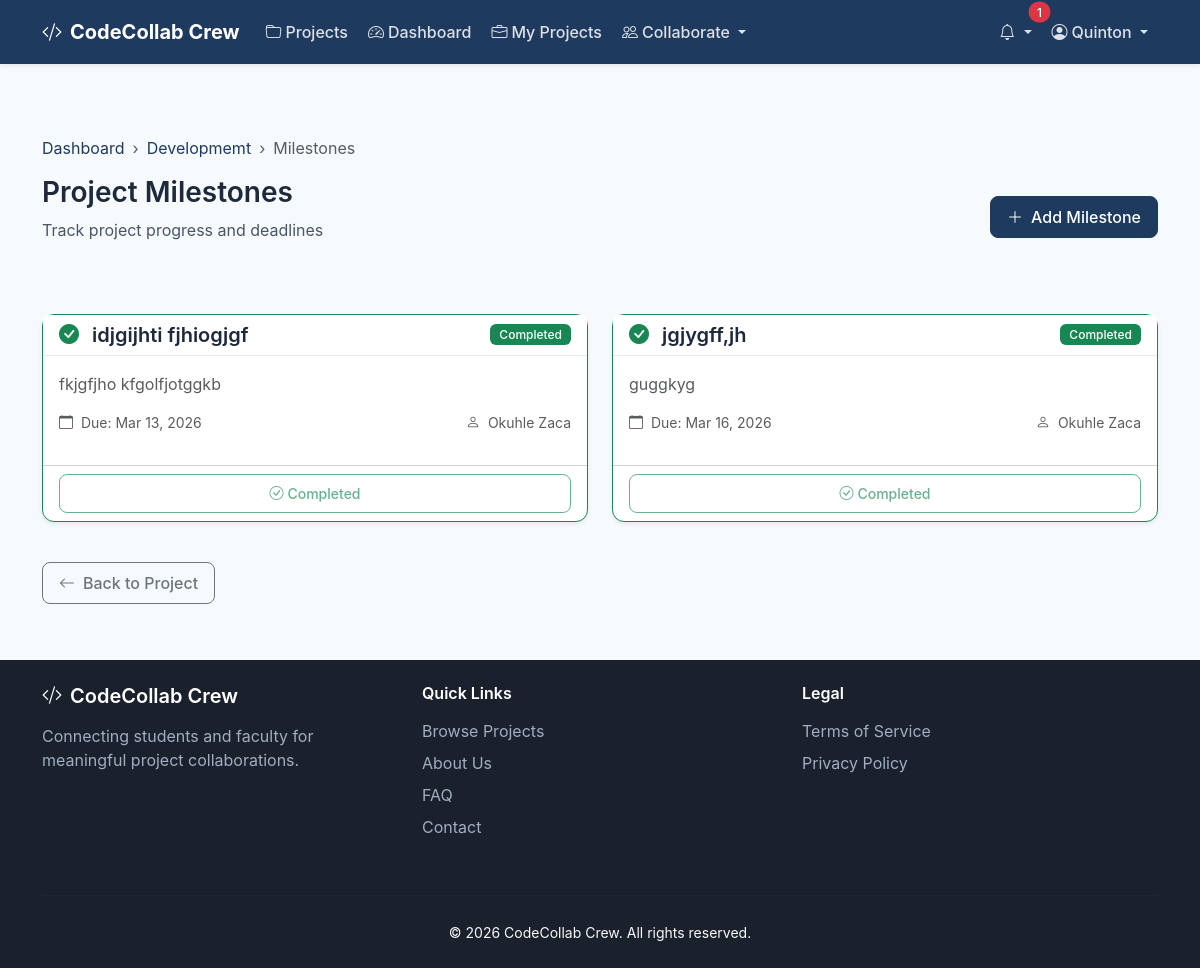
/projects/5/milestones (signed in), run on the app's committed database.
### app/models.py (models this page shows, shortened)
class User(UserMixin, db.Model):
    __tablename__ = 'users'
    id = db.Column(db.Integer, primary_key=True)
    email = db.Column(db.String(120), unique=True, nullable=False, index=True)
    password_hash = db.Column(db.String(128), nullable=False)
    first_name = db.Column(db.String(50), nullable=False)
    last_name = db.Column(db.String(50), nullable=False)
    student_id = db.Column(db.String(20), unique=True, index=True)  # For students
    employee_id = db.Column(db.String(20), unique=True, index=True)  # For faculty
    phone = db.Column(db.String(20))
    bio = db.Column(db.Text)
    avatar = db.Column(db.String(200))
    is_active = db.Column(db.Boolean, default=True)
    is_verified = db.Column(db.Boolean, default=False)
    availability_status = db.Column(db.String(20), default='available')  # available, busy, away, offline
    last_seen = db.Column(db.DateTime, default=lambda: datetime.now(timezone.utc))
    created_at = db.Column(db.DateTime, default=lambda: datetime.now(timezone.utc))
    updated_at = db.Column(db.DateTime, default=lambda: datetime.now(timezone.utc), onupdate=lambda: datetime.now(timezone.utc))
    last_login = db.Column(db.DateTime)
    department_id = db.Column(db.Integer, db.ForeignKey('departments.id'))
    roles = db.relationship('Role', secondary=user_roles, backref=db.backref('users', lazy='dynamic'))
    skills = db.relationship('Skill', secondary=user_skills, backref=db.backref('users', lazy='dynamic'))
    owned_projects = db.relationship('Project', backref='owner', lazy='dynamic', foreign_keys='Project.owner_id')
    applications = db.relationship('ProjectApplication', backref='applicant', lazy='dynamic', foreign_keys='ProjectApplication.user_id')
    memberships = db.relationship('ProjectMember', backref='user', lazy='dynamic')
    contributions = db.relationship('Contribution', backref='contributor', lazy='dynamic')
    notifications = db.relationship('Notification', backref='user', lazy='dynamic', foreign_keys='Notification.user_id')
    def has_role(self, role_name):
        return any(role.name == role_name for role in self.roles)
    @property
    def is_lecturer(self):
        return self.has_role('lecturer')
    @property
    def is_student(self):
        return self.has_role('student')
    def get_unread_notifications_count(self):
        return Notification.query.filter_by(user_id=self.id, is_read=False).count()

class Project(db.Model):
    __tablename__ = 'projects'
    id = db.Column(db.Integer, primary_key=True)
    title = db.Column(db.String(200), nullable=False)
    description = db.Column(db.Text, nullable=False)
    goals = db.Column(db.Text)
    expected_outcomes = db.Column(db.Text)
    status = db.Column(db.String(20), default='draft')  # draft, open, in_progress, completed, cancelled
    visibility = db.Column(db.String(20), default='public')  # public, department, private
    max_team_size = db.Column(db.Integer, default=5)
    min_team_size = db.Column(db.Integer, default=1)
    invite_code = db.Column(db.String(32), unique=True, index=True)  # For shareable invite links
    start_date = db.Column(db.Date)
    end_date = db.Column(db.Date)
    application_deadline = db.Column(db.DateTime)
    created_at = db.Column(db.DateTime, default=lambda: datetime.now(timezone.utc))
    updated_at = db.Column(db.DateTime, default=lambda: datetime.now(timezone.utc), onupdate=lambda: datetime.now(timezone.utc))
    owner_id = db.Column(db.Integer, db.ForeignKey('users.id'), nullable=False)
    course_id = db.Column(db.Integer, db.ForeignKey('courses.id'))
    department_id = db.Column(db.Integer, db.ForeignKey('departments.id'))
    skills = db.relationship('Skill', secondary=project_skills, backref=db.backref('projects', lazy='dynamic'))
    tools = db.relationship('Tool', secondary=project_tools, backref=db.backref('projects', lazy='dynamic'))
    milestones = db.relationship('Milestone', backref='project', lazy='dynamic', order_by='Milestone.due_date')
    applications = db.relationship('ProjectApplication', backref='project', lazy='dynamic')
    members = db.relationship('ProjectMember', backref='project', lazy='dynamic')
    files = db.relationship('ProjectFile', backref='project', lazy='dynamic')
    updates = db.relationship('ProjectUpdate', backref='project', lazy='dynamic', order_by='desc(ProjectUpdate.created_at)')
    contributions = db.relationship('Contribution', backref='project', lazy='dynamic')
    feedback = db.relationship('Feedback', backref='project', lazy='dynamic')

class Milestone(db.Model):
    __tablename__ = 'milestones'
    id = db.Column(db.Integer, primary_key=True)
    title = db.Column(db.String(200), nullable=False)
    description = db.Column(db.Text)
    status = db.Column(db.String(20), default='pending')  # pending, in_progress, completed, overdue
    priority = db.Column(db.String(20), default='medium')  # low, medium, high, critical
    due_date = db.Column(db.DateTime, nullable=False)
    completed_at = db.Column(db.DateTime)
    created_at = db.Column(db.DateTime, default=lambda: datetime.now(timezone.utc))
    updated_at = db.Column(db.DateTime, default=lambda: datetime.now(timezone.utc), onupdate=lambda: datetime.now(timezone.utc))
    project_id = db.Column(db.Integer, db.ForeignKey('projects.id'), nullable=False)
    assigned_to_id = db.Column(db.Integer, db.ForeignKey('users.id'))
    assigned_to = db.relationship('User', backref='assigned_milestones')
    submissions = db.relationship('MilestoneSubmission', backref='milestone', lazy='dynamic')
    @property
    def is_overdue(self):
        if self.status == 'completed':
            return False
        due = self.due_date
        if due.tzinfo is None:
            due = due.replace(tzinfo=timezone.utc)
        return datetime.now(timezone.utc) > due

### app/routes/projects.py (the view)
@projects_bp.route('/<int:project_id>/milestones')
@login_required
@project_member_required
def view_milestones(project_id):
    project = Project.query.get_or_404(project_id)
    milestones = project.milestones.order_by(Milestone.due_date).all()
    return render_template('projects/milestones.html',
                         project=project,
                         milestones=milestones)

### app/templates/projects/milestones.html (shortened to what this page needs)
{% extends "base.html" %}
{% block content %}
<div class="container py-4">
    <div class="page-header">
        <nav aria-label="breadcrumb">
            <ol class="breadcrumb">
                <li class="breadcrumb-item"><a href="{{ url_for('dashboard.index') }}">Dashboard</a></li>
                <li class="breadcrumb-item"><a href="{{ url_for('projects.view_project', project_id=project.id) }}">{{ project.title[:30] }}{% if project.title|length > 30 %}...{% endif %}</a></li>
                <li class="breadcrumb-item active">Milestones</li>
            </ol>
        </nav>
        <div class="d-flex justify-content-between align-items-center">
            <div>
                <h1 class="page-title">Project Milestones</h1>
                <p class="page-subtitle">Track project progress and deadlines</p>
            </div>
            {% if current_user.id == project.owner_id %}
            <a href="{{ url_for('projects.create_milestone', project_id=project.id) }}" class="btn btn-primary">
                <i class="bi bi-plus-lg me-2"></i>Add Milestone
            </a>
            {% endif %}
        </div>
    </div>
    {% if milestones %}
    <div class="row">
        {% for milestone in milestones %}
        <div class="col-md-6 mb-4">
            <div class="card h-100 {% if milestone.status == 'completed' %}border-success{% elif milestone.is_overdue %}border-danger{% endif %}">
                <div class="card-header d-flex justify-content-between align-items-center">
                    <h5 class="mb-0">
                        {% if milestone.status == 'completed' %}
                        <i class="bi bi-check-circle-fill text-success me-2"></i>
                        {% elif milestone.is_overdue %}
                        <i class="bi bi-exclamation-circle-fill text-danger me-2"></i>
                        {% else %}
                        <i class="bi bi-flag me-2"></i>
                        {% endif %}
                        {{ milestone.title }}
                    </h5>
                    <span class="badge
                        {% if milestone.status == 'completed' %}bg-success
                        {% elif milestone.status == 'in_progress' %}bg-primary
                        {% elif milestone.is_overdue %}bg-danger
                        {% else %}bg-secondary{% endif %}">
                        {% if milestone.is_overdue and milestone.status != 'completed' %}
                            Overdue
                        {% else %}
                            {{ milestone.status|replace('_', ' ')|title }}
                        {% endif %}
                    </span>
                </div>
                <div class="card-body">
                    {% if milestone.description %}
                    <p class="text-muted">{{ milestone.description }}</p>
                    {% endif %}
                    <div class="d-flex justify-content-between text-muted small mb-3">
                        <span>
                            <i class="bi bi-calendar me-1"></i>
                            Due: {{ milestone.due_date.strftime('%b %d, %Y') if milestone.due_date else 'No deadline' }}
                        </span>
                        {% if milestone.assigned_to %}
                        <span>
                            <i class="bi bi-person me-1"></i>
                            {{ milestone.assigned_to.first_name }} {{ milestone.assigned_to.last_name }}
                        </span>
                        {% endif %}
                    </div>
                </div>
                <div class="card-footer bg-transparent">
                    <div class="btn-group btn-group-sm w-100">
                        {% if milestone.status != 'completed' and (current_user.id == project.owner_id or current_user.id == milestone.assigned_to_id) %}
                        <form action="{{ url_for('projects.update_milestone_status', project_id=project.id, milestone_id=milestone.id) }}"
                              method="POST" class="d-inline flex-fill">
                            <input type="hidden" name="csrf_token" value="{{ csrf_token() }}">
                            <input type="hidden" name="status" value="completed">
                            <button type="submit" class="btn btn-success w-100">
                                <i class="bi bi-check me-1"></i>Mark Complete
                            </button>
                        </form>
                        {% elif milestone.status == 'completed' %}
                        <span class="btn btn-outline-success w-100 disabled">
                            <i class="bi bi-check-circle me-1"></i>Completed
                        </span>
                        {% endif %}
                    </div>
                </div>
            </div>
        </div>
        {% endfor %}
    </div>
    {% endif %}
    <div class="mt-3">
        <a href="{{ url_for('projects.view_project', project_id=project.id) }}" class="btn btn-outline-secondary">
            <i class="bi bi-arrow-left me-2"></i>Back to Project
        </a>
    </div>
</div>
{% endblock %}

### app/templates/base.html (shortened to what this page needs)
<!DOCTYPE html>
<html lang="en">
<head>
    <link href="https://cdn.jsdelivr.net/npm/bootstrap@5.3.2/dist/css/bootstrap.min.css" rel="stylesheet">
    <link href="https://cdn.jsdelivr.net/npm/bootstrap-icons@1.11.1/font/bootstrap-icons.css" rel="stylesheet">
    <link href="{{ url_for('static', filename='css/main.css') }}" rel="stylesheet">
</head>
<body>
    <nav class="navbar navbar-expand-lg navbar-dark bg-primary sticky-top">
        <div class="container">
            <a class="navbar-brand fw-bold" href="{{ url_for('main.index') }}">
                <i class="bi bi-code-slash me-2"></i>CodeCollab Crew
            </a>
            <div class="collapse navbar-collapse" id="navbarNav">
                <ul class="navbar-nav me-auto">
                    <li class="nav-item">
                        <a class="nav-link" href="{{ url_for('projects.list_projects') }}">
                            <i class="bi bi-folder me-1"></i>Projects
                        </a>
                    </li>
                    {% if current_user.is_authenticated %}
                    <li class="nav-item">
                        <a class="nav-link" href="{{ url_for('dashboard.index') }}">
                            <i class="bi bi-speedometer2 me-1"></i>Dashboard
                        </a>
                    </li>
                    <li class="nav-item">
                        <a class="nav-link" href="{{ url_for('projects.my_projects') }}">
                            <i class="bi bi-briefcase me-1"></i>My Projects
                        </a>
                    </li>
                    <li class="nav-item dropdown">
                        <a class="nav-link dropdown-toggle" href="#" id="collabDropdown"
                           role="button" data-bs-toggle="dropdown" aria-expanded="false">
                            <i class="bi bi-people me-1"></i>Collaborate
                        </a>
                    </li>
                    {% endif %}
                </ul>
                <ul class="navbar-nav">
                    {% if current_user.is_authenticated %}
                    <li class="nav-item dropdown">
                        <a class="nav-link dropdown-toggle position-relative" href="#" id="notificationsDropdown"
                           role="button" data-bs-toggle="dropdown" aria-expanded="false">
                            <i class="bi bi-bell"></i>
                            {% set unread_count = current_user.get_unread_notifications_count() %}
                            {% if unread_count > 0 %}
                            <span class="position-absolute top-0 start-100 translate-middle badge rounded-pill bg-danger">
                                {{ unread_count if unread_count < 100 else '99+' }}
                            </span>
                            {% endif %}
                        </a>
                    </li>
                    <li class="nav-item dropdown">
                        <a class="nav-link dropdown-toggle" href="#" id="userDropdown"
                           role="button" data-bs-toggle="dropdown" aria-expanded="false">
                            <i class="bi bi-person-circle me-1"></i>{{ current_user.first_name }}
                        </a>
                    </li>
                    {% endif %}
                </ul>
            </div>
        </div>
    </nav>
    <main class="main-content">
        {% block content %}{% endblock %}
    </main>
    <footer class="footer mt-auto py-4 bg-dark text-light">
        <div class="container">
            <div class="row">
                <div class="col-md-4 mb-3">
                    <h5><i class="bi bi-code-slash me-2"></i>CodeCollab Crew</h5>
                    <p>
                        Connecting students and faculty for meaningful project collaborations.
                    </p>
                </div>
                <div class="col-md-4 mb-3">
                    <h6>Quick Links</h6>
                    <ul class="list-unstyled">
                        <li><a href="{{ url_for('projects.list_projects') }}">Browse Projects</a></li>
                        <li><a href="{{ url_for('main.about') }}">About Us</a></li>
                        <li><a href="{{ url_for('main.faq') }}">FAQ</a></li>
                        <li><a href="{{ url_for('main.contact') }}">Contact</a></li>
                    </ul>
                </div>
                <div class="col-md-4 mb-3">
                    <h6>Legal</h6>
                    <ul class="list-unstyled">
                        <li><a href="{{ url_for('main.terms') }}">Terms of Service</a></li>
                        <li><a href="{{ url_for('main.privacy') }}">Privacy Policy</a></li>
                    </ul>
                </div>
            </div>
            <hr>
            <div class="text-center">
                <small>&copy; {{ now.year }} CodeCollab Crew. All rights reserved.</small>
            </div>
        </div>
    </footer>
</body>
</html>

### data on the page
User: first_name "Quinton"
Project: title "Developmemt"
Milestone: title "idjgijhti fjhiogjgf", status "Completed", description "fkjgfjho kfgolfjotggkb", due_date "Mar 13, 2026", assigned_to.first_name "Okuhle", assigned_to.last_name "Zaca"
Milestone: title "jgjygff,jh", status "Completed", description "guggkyg", due_date "Mar 16, 2026", assigned_to.first_name "Okuhle", assigned_to.last_name "Zaca"

### other printed values
{{ unread_count if unread_count < 100 else '99+' }} "1"
